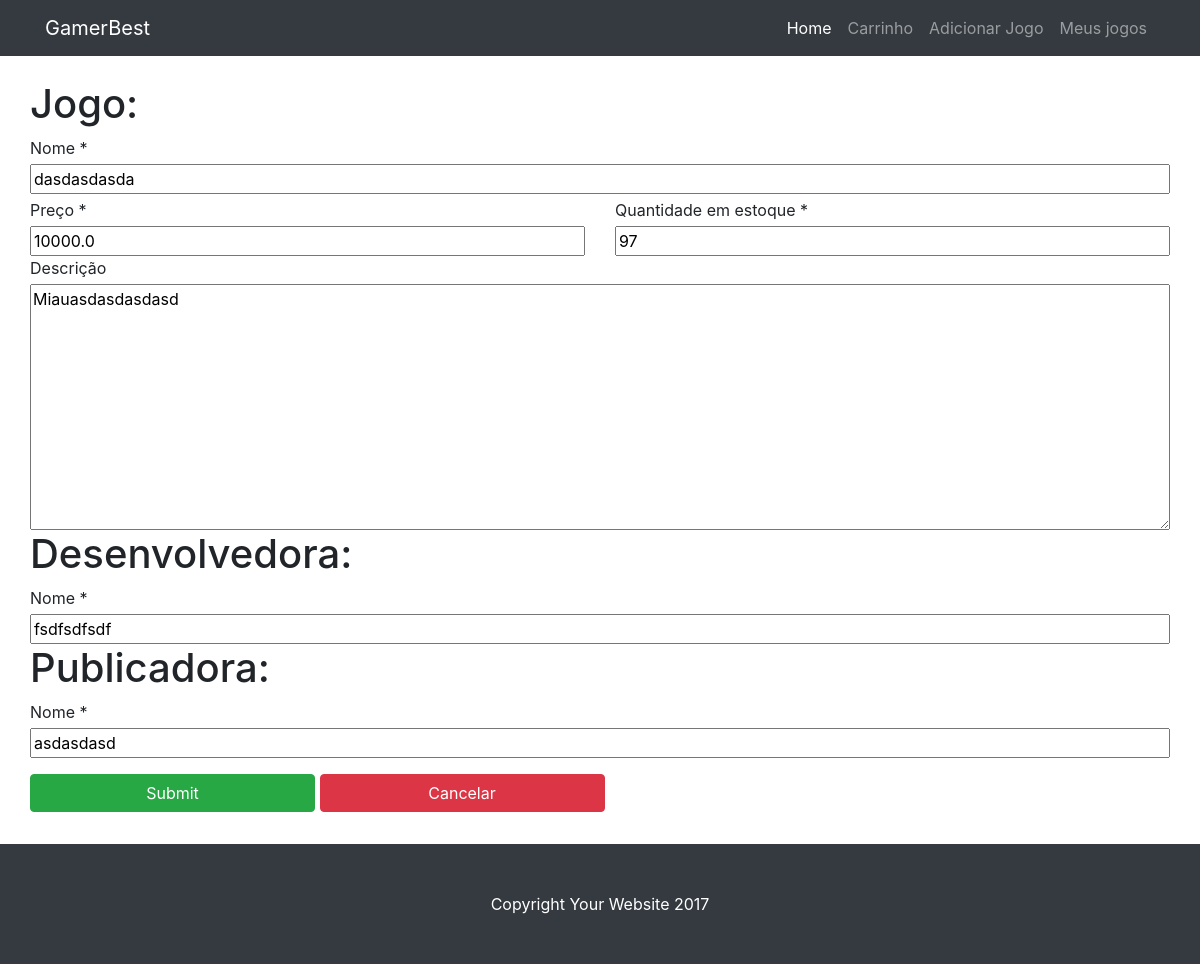
Screenshot of /jogo/12/editar/ with the database file from the repository.
### games/models.py (models this page shows)
class Jogo(models.Model):
    nome = models.CharField(max_length=100)
    preco = models.FloatField(default=0)
    descricao = models.TextField(default="Miau")
    quant_estoque = models.IntegerField(default=0)
    desenvolvedora = models.ForeignKey(Desenvolvedora, on_delete=models.CASCADE, related_name='jogos')
    publicadora = models.ForeignKey(Publicadora, on_delete=models.CASCADE, related_name='jogos')

class Desenvolvedora(models.Model):
    nome_desenvolvedora = models.CharField(max_length=100)

class Publicadora(models.Model):
    nome_publicadora = models.CharField(max_length=100)

### games/views.py (the view)
# urls.py: path('jogo/<int:jogo_id>/editar/', views.editar_jogo, name='editar_jogo'),
def editar_jogo(request, jogo_id):
    jogo = Jogo.objects.get(id=jogo_id)
    if request.method == 'POST':
        desenvolvedoraform = DesenvolvedoraForm(request.POST, instance=jogo.desenvolvedora)
        publicadoraform = PublicadoraForm(request.POST, instance=jogo.publicadora)
        jogoform = JogoForm(request.POST, instance=jogo)
        if desenvolvedoraform.is_valid() and publicadoraform.is_valid() and jogoform.is_valid():
            jogo_instance = jogoform.save(commit=False)
            if jogo_instance.preco < 0:
                raise ValidationError(
                    "Não pode preço negativo"
                )
            if jogo_instance.quant_estoque < 0:
                raise ValidationError(
                    "Não pode estoque negativo"
                )
            desenvolvedora_instance = desenvolvedoraform.save()
            publicadora_instance = publicadoraform.save()
            jogo_instance.desenvolvedora = desenvolvedora_instance
            jogo_instance.publicadora = publicadora_instance
            jogo_instance.save()
            return redirect('home')
        else:
            desenvolvedoraform = DesenvolvedoraForm(instance=jogo.desenvolvedora)
            publicadoraform = PublicadoraForm(instance=jogo.publicadora)
            jogoform = JogoForm(instance=jogo)
            return render(request, 'add_jogo.html', {'desenvolvedoraform': desenvolvedoraform,
                                                     'publicadoraform': publicadoraform,
                                                     'jogoform': jogoform})
    else:
        desenvolvedoraform = DesenvolvedoraForm(instance=jogo.desenvolvedora)
        publicadoraform = PublicadoraForm(instance=jogo.publicadora)
        jogoform = JogoForm(instance=jogo)
        return render(request, 'add_jogo.html', {'desenvolvedoraform': desenvolvedoraform,
                                                 'publicadoraform': publicadoraform,
                                                 'jogoform': jogoform})

### mygames/forms.py
class DesenvolvedoraForm(ModelForm):
    class Meta:
        model = Desenvolvedora
        fields = ['nome_desenvolvedora']

class PublicadoraForm(ModelForm):
    class Meta:
        model = Publicadora
        fields = ['nome_publicadora']

### games/templates/add_jogo.html
{% extends 'base.html' %}
{% block body %}
    {% include 'form_jogo.html' %}
{% endblock %}

### games/templates/form_jogo.html (shortened to what this page needs)
<form method="post" class=" w-100">
    <h1>Jogo:</h1>
    <div class="d-flex flex-column">
        <p class=" mb-1">Nome *</p>
        {{ jogoform.nome }}
    </div>
    <div class="row mt-1">
        <div class="col-6 d-flex flex-column">
            <p class=" mb-1">Preço *</p>
            {{ jogoform.preco}}
        </div>
        <div class="col-6 d-flex flex-column">
            <p class=" mb-1">Quantidade em estoque *</p>
            {{ jogoform.quant_estoque}}
        </div>
    </div>
    <div class="d-flex flex-column">
        <p class=" mb-1">Descrição</p>
        {{ jogoform.descricao }}
    </div>
    <h1>Desenvolvedora:</h1>
    <div class="d-flex flex-column">
        <p class=" mb-1">Nome *</p>
        {{ desenvolvedoraform.nome_desenvolvedora }}
    </div>
    <h1>Publicadora:</h1>
    <div class="d-flex flex-column">
        <p class=" mb-1">Nome *</p>
        {{ publicadoraform.nome_publicadora }}
    </div>
    <div class="mt-3 mb-3">
        <input type="submit" class="btn btn-success w-25">
        <a href="#"><button class=" btn btn-danger w-25">Cancelar</button></a>
    </div>
</form>

### rows the page displays
Jogo: nome "dasdasdasda", preco "10000.0", quant_estoque "97", descricao "Miauasdasdasdasd"
Desenvolvedora: nome_desenvolvedora "fsdfsdfsdf"
Publicadora: nome_publicadora "asdasdasd"
